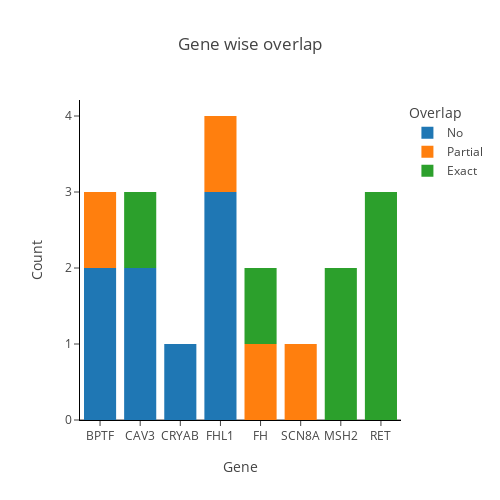

This figure's notebook cell:
### Code cell
df = manual_evaluation.groupby(by=["Gene Symbol", "Overlap"], as_index=False)["Disease Label ( Predicted )"].count()
fig_bar = px.bar(df, x = "Gene Symbol", y= "Disease Label ( Predicted )",
                 title = "Gene wise overlap",
                 template = "none",
                 color="Overlap",
                # orientation='h',
                 height = 500,
                 width=500,
                )
fig_bar.layout.xaxis.title = "Gene"
fig_bar.layout.yaxis.title = "Count"
fig_bar.update_layout(yaxis=dict(dtick=1))
fig_bar.update_xaxes(
    mirror=False,
    ticks='outside',
    showline=True,
    linecolor='black',
    gridcolor='white'
)
fig_bar.update_yaxes(
    mirror=False,
    ticks='outside',
    showline=True,
    linecolor='black',
    gridcolor='white'
)
fig_bar.show()

### Figure 1 — Plotly figure (JSON) as saved in the notebook; plotly's stock layout.template omitted (floating-point values rounded to 4 significant figures)
{"data": [{"hovertemplate": "Overlap=No<br>Gene Symbol=%{x}<br>Disease Label ( Predicted )=%{y}<extra></extra>", "legendgroup": "No", "marker": {"color": "#1F77B4", "pattern": {"shape": ""}}, "name": "No", "orientation": "v", "showlegend": true, "textposition": "auto", "type": "bar", "x": ["BPTF", "CAV3", "CRYAB", "FHL1"], "xaxis": "x", "y": [2, 2, 1, 3], "yaxis": "y"}, {"hovertemplate": "Overlap=Partial<br>Gene Symbol=%{x}<br>Disease Label ( Predicted )=%{y}<extra></extra>", "legendgroup": "Partial", "marker": {"color": "#FF7F0E", "pattern": {"shape": ""}}, "name": "Partial", "orientation": "v", "showlegend": true, "textposition": "auto", "type": "bar", "x": ["BPTF", "FH", "FHL1", "SCN8A"], "xaxis": "x", "y": [1, 1, 1, 1], "yaxis": "y"}, {"hovertemplate": "Overlap=Exact<br>Gene Symbol=%{x}<br>Disease Label ( Predicted )=%{y}<extra></extra>", "legendgroup": "Exact", "marker": {"color": "#2CA02C", "pattern": {"shape": ""}}, "name": "Exact", "orientation": "v", "showlegend": true, "textposition": "auto", "type": "bar", "x": ["CAV3", "FH", "MSH2", "RET"], "xaxis": "x", "y": [1, 1, 2, 3], "yaxis": "y"}], "layout": {"barmode": "relative", "height": 500, "legend": {"title": {"text": "Overlap"}, "tracegroupgap": 0}, "title": {"text": "Gene wise overlap"}, "width": 500, "xaxis": {"anchor": "y", "domain": [0, 1], "gridcolor": "white", "linecolor": "black", "mirror": false, "showline": true, "ticks": "outside", "title": {"text": "Gene"}}, "yaxis": {"anchor": "x", "domain": [0, 1], "dtick": 1, "gridcolor": "white", "linecolor": "black", "mirror": false, "showline": true, "ticks": "outside", "title": {"text": "Count"}}}}
